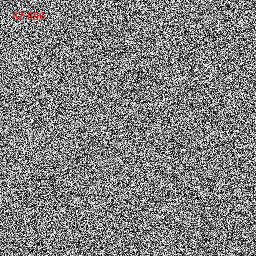
Frame 1 (no input)
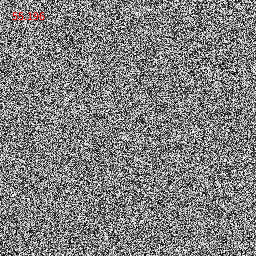
Frame 60 (the mouse pressed at the canvas centre just before this capture)
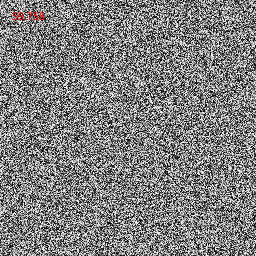
Frame 120 (the mouse held since frame 60 and released just before this capture)

The Processing sketch that drew these frames (run headless with seeded random() and noise(); from frame 60 on, the mouse is pressed at the canvas centre):

// Processing sketch: GenerateRaster
// ── GenerateRaster.pde
////////////////////////////////
//  WEEK 8 LIVE SESSION      //
//  GenerateRaster.pde      //
// liorbengai              //
// November 28 2017       //
///////////////////////////

// an array to hold our generated data
int [][] imgData;
int sz  = 256; // width and height of the 2D array

void setup(){
  size(256,256);
  frameRate(60);
  imgData = new int[sz][sz]; // instantiate the 2D array
  populateImg(0); // make all values in it be zero
}

void draw(){

  randomizeImg(); // use random() to generate patterns
  //noisifyImg(); // use noise() to generate patterns
  //sinifyImg(); // use sin() to generate patterns

  // drawtoRects(); // draw the data as rectangles (SLOW)
  drawToPixels(); // draw the data as pixels (FAST)

  // display the actual frameRate
  fill(255,0,0);
  text(frameRate, 10, 20);
}

// draw the data DIRECTLY to the pixels array (relatively fast)
void drawToPixels(){
  loadPixels();
  for(int i =  0; i < height ; i++){
    for(int j =  0; j < width ; j++){
      pixels[ j * width + i  ] = color(imgData[i][j]);
    }
  }
  updatePixels();
}

// draw the array as a grid of rectangles (much slower)
void drawtoRects(){
  float rectSz = width/ sz;
  noStroke();
  for(int i =  0; i < sz ; i++){
    for(int j =  0; j < sz ; j++){
      fill(imgData[i][j]);
      rect( i * rectSz , j * rectSz, rectSz, rectSz   );
    }
  }
}

// use sin() to draw a pattern
void sinifyImg(){
  for(int i =  0; i < sz ; i++){
    for(int j =  0; j < sz ; j++){
      // use mouse to scale the sampling
      float valA = sin(i * mouseX * 0.001);
      float valB = sin(j * mouseY * 0.001);
      imgData[i][j] = floor( abs( valA  * valB  * 256) );
    }
  }
}

// use noise to draw a pattern
void noisifyImg(){
  // use mouse to scale the sampling
  float sclX = (mouseX*1.0/ width) * 0.1;
  float sclY = (mouseY*1.0/ height) * 0.1;

  for(int i =  0; i < sz ; i++){
    for(int j =  0; j < sz ; j++){
      imgData[i][j] = floor(   noise( i * sclX , j * sclY ) * 256  );
    }
  }
}

// get a random value for each pixel
void randomizeImg(){
  for(int i =  0; i < sz ; i++){
    for(int j =  0; j < sz ; j++){
      imgData[i][j] = floor(random(256));
    }
  }
}

// set the entire dataset as a uniform value
void populateImg(int n){
  for(int i =  0; i < sz ; i++){
    for(int j =  0; j < sz ; j++){
      imgData[i][j] = n;
    }
  }
}







// Enjoy!
